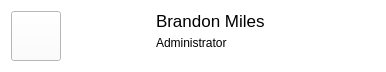
<?xml version="1.0" encoding="UTF-8"?>
<ui version="4.0">
 <class>userProfile</class>
 <widget class="QWidget" name="userProfile">
  <property name="geometry">
   <rect>
    <x>0</x>
    <y>0</y>
    <width>386</width>
    <height>72</height>
   </rect>
  </property>
  <property name="sizePolicy">
   <sizepolicy hsizetype="Maximum" vsizetype="Maximum">
    <horstretch>0</horstretch>
    <verstretch>0</verstretch>
   </sizepolicy>
  </property>
  <property name="windowTitle">
   <string>Form</string>
  </property>
  <property name="styleSheet">
   <string notr="true">background-color: rgb(255, 255, 255);
</string>
  </property>
  <layout class="QGridLayout" name="gridLayout">
   <property name="spacing">
    <number>0</number>
   </property>
   <item row="1" column="7">
    <spacer name="horizontalSpacer">
     <property name="orientation">
      <enum>Qt::Horizontal</enum>
     </property>
     <property name="sizeType">
      <enum>QSizePolicy::Fixed</enum>
     </property>
     <property name="sizeHint" stdset="0">
      <size>
       <width>73</width>
       <height>18</height>
      </size>
     </property>
    </spacer>
   </item>
   <item row="1" column="1">
    <spacer name="horizontalSpacer_2">
     <property name="orientation">
      <enum>Qt::Horizontal</enum>
     </property>
     <property name="sizeType">
      <enum>QSizePolicy::MinimumExpanding</enum>
     </property>
     <property name="sizeHint" stdset="0">
      <size>
       <width>20</width>
       <height>20</height>
      </size>
     </property>
    </spacer>
   </item>
   <item row="0" column="4">
    <spacer name="verticalSpacer_2">
     <property name="orientation">
      <enum>Qt::Vertical</enum>
     </property>
     <property name="sizeHint" stdset="0">
      <size>
       <width>20</width>
       <height>40</height>
      </size>
     </property>
    </spacer>
   </item>
   <item row="1" column="6">
    <widget class="QPushButton" name="dropdownButton">
     <property name="enabled">
      <bool>true</bool>
     </property>
     <property name="sizePolicy">
      <sizepolicy hsizetype="Fixed" vsizetype="Fixed">
       <horstretch>0</horstretch>
       <verstretch>0</verstretch>
      </sizepolicy>
     </property>
     <property name="minimumSize">
      <size>
       <width>30</width>
       <height>50</height>
      </size>
     </property>
     <property name="maximumSize">
      <size>
       <width>50</width>
       <height>50</height>
      </size>
     </property>
     <property name="palette">
      <palette>
       <active>
        <colorrole role="Button">
         <brush brushstyle="SolidPattern">
          <color alpha="255">
           <red>255</red>
           <green>255</green>
           <blue>255</blue>
          </color>
         </brush>
        </colorrole>
        <colorrole role="Window">
         <brush brushstyle="SolidPattern">
          <color alpha="255">
           <red>255</red>
           <green>255</green>
           <blue>255</blue>
          </color>
         </brush>
        </colorrole>
       </active>
       <inactive>
        <colorrole role="Button">
         <brush brushstyle="SolidPattern">
          <color alpha="255">
           <red>255</red>
           <green>255</green>
           <blue>255</blue>
          </color>
         </brush>
        </colorrole>
        <colorrole role="Window">
         <brush brushstyle="SolidPattern">
          <color alpha="255">
           <red>255</red>
           <green>255</green>
           <blue>255</blue>
          </color>
         </brush>
        </colorrole>
       </inactive>
       <disabled>
        <colorrole role="Button">
         <brush brushstyle="SolidPattern">
          <color alpha="255">
           <red>255</red>
           <green>255</green>
           <blue>255</blue>
          </color>
         </brush>
        </colorrole>
        <colorrole role="Window">
         <brush brushstyle="SolidPattern">
          <color alpha="255">
           <red>255</red>
           <green>255</green>
           <blue>255</blue>
          </color>
         </brush>
        </colorrole>
       </disabled>
      </palette>
     </property>
     <property name="font">
      <font>
       <kerning>true</kerning>
      </font>
     </property>
     <property name="cursor">
      <cursorShape>PointingHandCursor</cursorShape>
     </property>
     <property name="styleSheet">
      <string notr="true">border: none;</string>
     </property>
     <property name="text">
      <string/>
     </property>
     <property name="icon">
      <iconset resource="../../QResources.qrc">
       <normaloff>:/Resources/dropdownIcon.png</normaloff>:/Resources/dropdownIcon.png</iconset>
     </property>
     <property name="iconSize">
      <size>
       <width>15</width>
       <height>20</height>
      </size>
     </property>
     <property name="autoDefault">
      <bool>false</bool>
     </property>
     <property name="default">
      <bool>false</bool>
     </property>
     <property name="flat">
      <bool>true</bool>
     </property>
    </widget>
   </item>
   <item row="1" column="4">
    <layout class="QVBoxLayout" name="verticalLayout">
     <property name="spacing">
      <number>0</number>
     </property>
     <item>
      <widget class="QLabel" name="userName">
       <property name="sizePolicy">
        <sizepolicy hsizetype="Minimum" vsizetype="Minimum">
         <horstretch>0</horstretch>
         <verstretch>0</verstretch>
        </sizepolicy>
       </property>
       <property name="maximumSize">
        <size>
         <width>1000</width>
         <height>1000</height>
        </size>
       </property>
       <property name="font">
        <font>
         <pointsize>13</pointsize>
        </font>
       </property>
       <property name="autoFillBackground">
        <bool>false</bool>
       </property>
       <property name="text">
        <string>Brandon Miles</string>
       </property>
       <property name="alignment">
        <set>Qt::AlignLeading|Qt::AlignLeft|Qt::AlignTop</set>
       </property>
      </widget>
     </item>
     <item>
      <widget class="QLabel" name="userStatus">
       <property name="sizePolicy">
        <sizepolicy hsizetype="Minimum" vsizetype="Minimum">
         <horstretch>0</horstretch>
         <verstretch>0</verstretch>
        </sizepolicy>
       </property>
       <property name="text">
        <string>Administrator</string>
       </property>
       <property name="alignment">
        <set>Qt::AlignLeading|Qt::AlignLeft|Qt::AlignTop</set>
       </property>
      </widget>
     </item>
    </layout>
   </item>
   <item row="1" column="0">
    <widget class="QPushButton" name="switchButton">
     <property name="sizePolicy">
      <sizepolicy hsizetype="Fixed" vsizetype="Fixed">
       <horstretch>0</horstretch>
       <verstretch>0</verstretch>
      </sizepolicy>
     </property>
     <property name="minimumSize">
      <size>
       <width>50</width>
       <height>50</height>
      </size>
     </property>
     <property name="maximumSize">
      <size>
       <width>50</width>
       <height>50</height>
      </size>
     </property>
     <property name="cursor">
      <cursorShape>PointingHandCursor</cursorShape>
     </property>
     <property name="text">
      <string/>
     </property>
     <property name="icon">
      <iconset resource="../../QResources.qrc">
       <normaloff>:/Resources/switch_icon.jpg</normaloff>:/Resources/switch_icon.jpg</iconset>
     </property>
     <property name="iconSize">
      <size>
       <width>50</width>
       <height>50</height>
      </size>
     </property>
    </widget>
   </item>
   <item row="1" column="2">
    <widget class="QLabel" name="userProfPicture">
     <property name="sizePolicy">
      <sizepolicy hsizetype="Fixed" vsizetype="Fixed">
       <horstretch>0</horstretch>
       <verstretch>0</verstretch>
      </sizepolicy>
     </property>
     <property name="maximumSize">
      <size>
       <width>50</width>
       <height>50</height>
      </size>
     </property>
     <property name="pixmap">
      <pixmap resource="../../QResources.qrc">:/Resources/user_prof_pic.png</pixmap>
     </property>
     <property name="scaledContents">
      <bool>true</bool>
     </property>
    </widget>
   </item>
   <item row="2" column="4">
    <spacer name="verticalSpacer">
     <property name="orientation">
      <enum>Qt::Vertical</enum>
     </property>
     <property name="sizeHint" stdset="0">
      <size>
       <width>20</width>
       <height>40</height>
      </size>
     </property>
    </spacer>
   </item>
   <item row="1" column="3">
    <spacer name="horizontalSpacer_3">
     <property name="orientation">
      <enum>Qt::Horizontal</enum>
     </property>
     <property name="sizeType">
      <enum>QSizePolicy::Fixed</enum>
     </property>
     <property name="sizeHint" stdset="0">
      <size>
       <width>5</width>
       <height>20</height>
      </size>
     </property>
    </spacer>
   </item>
   <item row="1" column="5">
    <spacer name="horizontalSpacer_4">
     <property name="orientation">
      <enum>Qt::Horizontal</enum>
     </property>
     <property name="sizeType">
      <enum>QSizePolicy::Fixed</enum>
     </property>
     <property name="sizeHint" stdset="0">
      <size>
       <width>5</width>
       <height>20</height>
      </size>
     </property>
    </spacer>
   </item>
  </layout>
 </widget>
 <resources>
  <include location="../../QResources.qrc"/>
  <include location="../../QResources.qrc"/>
 </resources>
 <connections/>
</ui>
